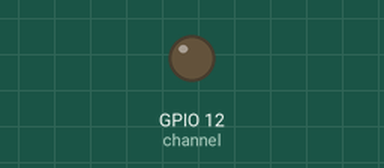
A program run on a simulated Raspberry Pi (BCM pin numbers). Shown: output pins drawn as LEDs (lit = HIGH).

Above: at 0.15 s.
At 39.84 s:
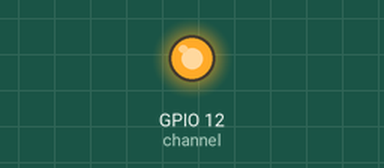
Timing chart, 0 to 40.0 s (numbered marks = the images above):
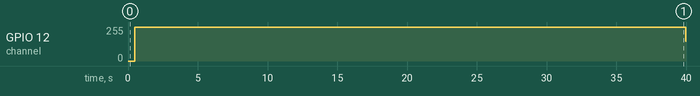

Measured:
- by itself, GPIO 12 (channel): 0/255 → 255/255 at 0.50 s, → 150/255 39.5 s later

The program:

control_pwm_alternate_dc.py
```python
import RPi.GPIO as GPIO
import time
GPIO.setmode(GPIO.BCM)
GPIO.setwarnings(False)

# PWM PIN CONFIG
# pwm properties
channel = 12  # PIN BCM 12
freq = 60  # Hz
# setup pin
GPIO.setup(channel, GPIO.OUT)
p = GPIO.PWM(channel, freq)
p.start(1)  # dc = 1

try:
	while True:
		# alternating dc
		for dc in range(1, 101, 1):
			p.ChangeDutyCycle(dc)
			# print(dc)
			time.sleep(0.005)
		for dc in range(100, -1, -1):
			p.ChangeDutyCycle(dc)
			# print(dc)
			time.sleep(0.005)

except KeyboardInterrupt:
	pass

p.stop()
print("Cleaning GPIO...")
GPIO.cleanup()
```
